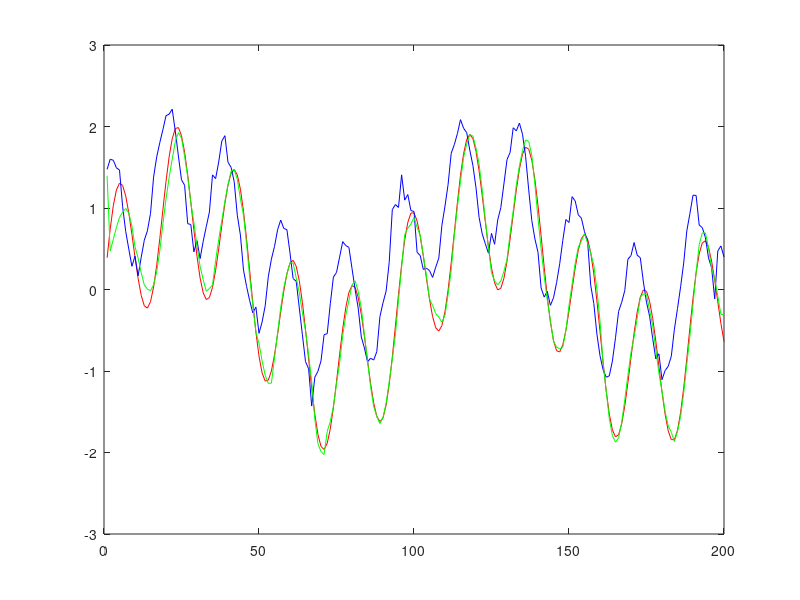

Recreate this plot in MATLAB.
clear
close all

% DATA
t=1:200;
orig = sin(t./3)+sin(t./100.*2.*pi);
echo = [orig(4:end) 0 0 0]./1.2 + 0.5;
echo = echo + randn(size(orig))./10;
x = echo;
d = orig;

% RLS
rls_p = 5;
rls_delta = 1;
rls_lambda = 0.95;
rls_x = ones(rls_p+1, 1).* x(1);
rls_w = ones(rls_p+1, 1)./(rls_p+1);
rls_P = eye(rls_p+1) .* rls_delta;

filt = x;

for i=t
   rls_x = [ x(i); rls_x(1:end-2); 1];
   filt(i) = rls_w' * rls_x;
   rls_alpha = d(i) - filt(i);
   rls_g = rls_P * rls_x / (rls_lambda + rls_x' * rls_P * rls_x);
   rls_P = rls_P / rls_lambda - rls_g*rls_x'* rls_P / rls_lambda;
   rls_w = rls_w + rls_alpha * rls_g;
   
   
end


close all;
figure;
plot(orig,'r');
hold on;
plot(echo,'b');
plot(filt,'g');

